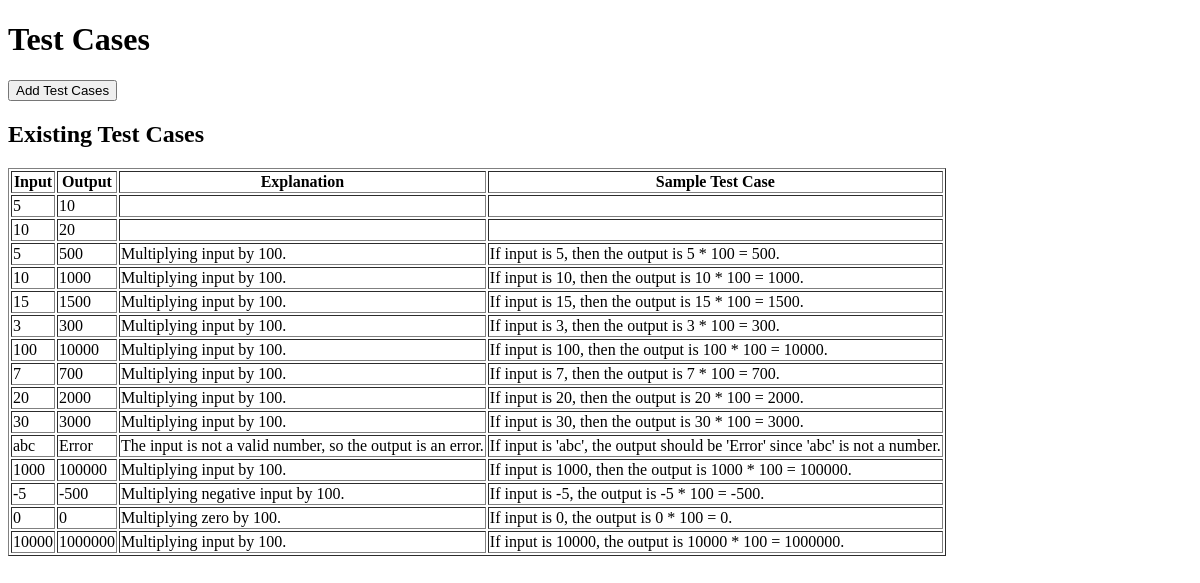
Before: /testcases/ with the older database file.
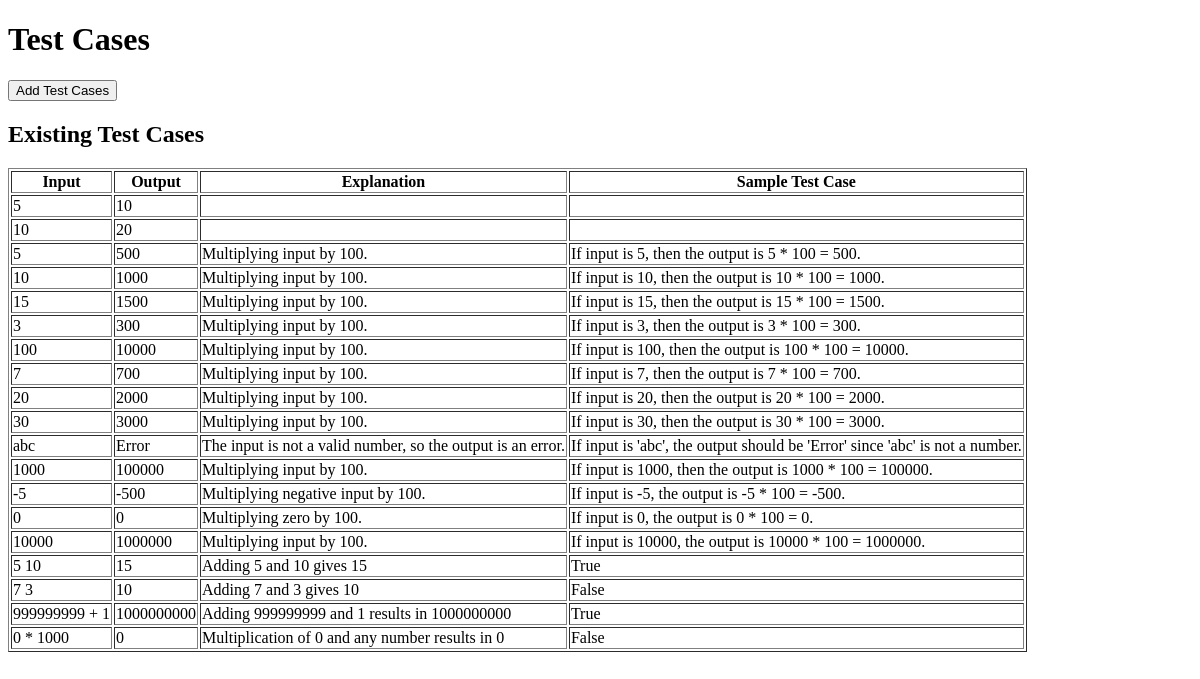
After: the same page with the newer database file.
### testcases/models.py (models this page shows, shortened)
class TestCase(models.Model):
    input = models.CharField(max_length=255)
    output = models.CharField(max_length=255)
    explanation = models.TextField(blank=True, null=True)
    sample_test_case = models.TextField(blank=True, null=True)

### testcases/views.py (the view)
# urls.py: path('testcases/', views.test_cases, name='testcases'),
def test_cases(request):
    test_cases = TestCase.objects.all()
    return render(request, 'testcase/testcases.html', {'test_cases': test_cases})

### testcases/templates/testcase/testcases.html (shortened to what this page needs)
<!DOCTYPE html>
<html>
<head>
</head>
<body>
    <h1>Test Cases</h1>
    <a href="{% url 'add_test_cases' %}">
        <button>Add Test Cases</button>
    </a>
    <h2>Existing Test Cases</h2>
    <table border="1">
        <thead>
            <tr>
                <th>Input</th>
                <th>Output</th>
                <th>Explanation</th>
                <th>Sample Test Case</th>
            </tr>
        </thead>
        <tbody>
            {% for case in test_cases %}
            <tr>
                <td>{{ case.input }}</td>
                <td>{{ case.output }}</td>
                <td>{{ case.explanation }}</td>
                <td>{{ case.sample_test_case }}</td>
            </tr>
            {% endfor %}
        </tbody>
    </table>
</body>
</html>

Changed rows visible on the page:
added TestCase: input "5 10", output "15", explanation "Adding 5 and 10 gives 15", sample_test_case "True"
added TestCase: input "7 3", output "10", explanation "Adding 7 and 3 gives 10", sample_test_case "False"
added TestCase: input "999999999 + 1", output "1000000000", explanation "Adding 999999999 and 1 results in 1000000000", sample_test_case "True"
added TestCase: input "0 * 1000", output "0", explanation "Multiplication of 0 and any number results in 0", sample_test_case "False"
